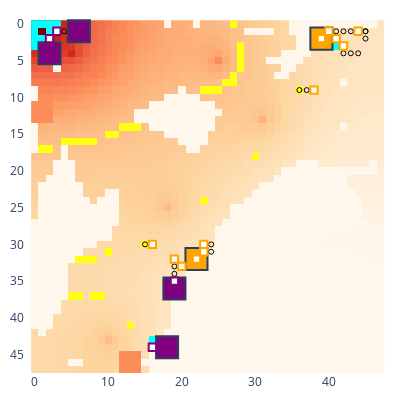

Notebook source saved alongside this figure:
### Code cell
# env.run_to_step(55)
env.run_to_step(10)
env.show()

### Figure 1 — Plotly figure (JSON) as saved in the notebook; plotly's stock layout.template omitted (floating-point values rounded to 4 significant figures; data arrays with more than 128 entries replaced by an {"elided": "..."} marker saying what was removed)
{"data": [{"colorscale": [[0, "rgb(255,247,236)"], [0.125, "rgb(254,232,200)"], [0.25, "rgb(253,212,158)"], [0.375, "rgb(253,187,132)"], [0.5, "rgb(252,141,89)"], [0.625, "rgb(239,101,72)"], [0.75, "rgb(215,48,31)"], [0.875, "rgb(179,0,0)"], [1, "rgb(127,0,0)"]], "name": "Rubble", "showscale": false, "type": "heatmap", "uid": "11_Rubble", "z": {"elided": "48x48 int values"}}, {"colorscale": [[0, "#00ffff"], [1, "#00ffff"]], "hoverinfo": "skip", "name": "Ice", "showscale": false, "type": "heatmap", "uid": "11_Ice", "z": {"elided": "48x48 int values"}}, {"colorscale": [[0, "#ffff14"], [1, "#ffff14"]], "hoverinfo": "skip", "name": "Ore", "showscale": false, "type": "heatmap", "uid": "11_Ore", "z": {"elided": "48x48 int values"}}, {"colorscale": [[0, "#15b01a"], [1, "#15b01a"]], "hoverinfo": "skip", "name": "Lichen", "showscale": false, "type": "heatmap", "uid": "11_Lichen", "z": {"elided": "48x48 null values"}}, {"customdata": [["factory_1", "player_0", 449, 0, 0, 138, 50]], "hovertemplate": "%{customdata[0]} %{customdata[1]}<br>Power: %{customdata[2]}<br>Ice: %{customdata[3]}<br>Ore: %{customdata[4]}<br>Water: %{customdata[5]}<br>Metal: %{customdata[6]}<br><extra></extra>", "name": "factory_1", "showscale": false, "type": "heatmap", "uid": "11_factory_1", "x": [18], "y": [44], "z": [1]}, {"customdata": [["factory_3", "player_0", 449, 0, 0, 138, 50]], "hovertemplate": "%{customdata[0]} %{customdata[1]}<br>Power: %{customdata[2]}<br>Ice: %{customdata[3]}<br>Ore: %{customdata[4]}<br>Water: %{customdata[5]}<br>Metal: %{customdata[6]}<br><extra></extra>", "name": "factory_3", "showscale": false, "type": "heatmap", "uid": "11_factory_3", "x": [2], "y": [4], "z": [3]}, {"customdata": [["factory_5", "player_0", 449, 0, 0, 139, 50]], "hovertemplate": "%{customdata[0]} %{customdata[1]}<br>Power: %{customdata[2]}<br>Ice: %{customdata[3]}<br>Ore: %{customdata[4]}<br>Water: %{customdata[5]}<br>Metal: %{customdata[6]}<br><extra></extra>", "name": "factory_5", "showscale": false, "type": "heatmap", "uid": "11_factory_5", "x": [6], "y": [1], "z": [5]}, {"customdata": [["factory_7", "player_0", 50, 0, 0, 138, 50]], "hovertemplate": "%{customdata[0]} %{customdata[1]}<br>Power: %{customdata[2]}<br>Ice: %{customdata[3]}<br>Ore: %{customdata[4]}<br>Water: %{customdata[5]}<br>Metal: %{customdata[6]}<br><extra></extra>", "name": "factory_7", "showscale": false, "type": "heatmap", "uid": "11_factory_7", "x": [19], "y": [36], "z": [7]}, {"customdata": [["factory_0", "player_1", 830, 0, 0, 273, 150]], "hovertemplate": "%{customdata[0]} %{customdata[1]}<br>Power: %{customdata[2]}<br>Ice: %{customdata[3]}<br>Ore: %{customdata[4]}<br>Water: %{customdata[5]}<br>Metal: %{customdata[6]}<br><extra></extra>", "name": "factory_0", "showscale": false, "type": "heatmap", "uid": "11_factory_0", "x": [39], "y": [2], "z": [0]}, {"customdata": [["factory_2", "player_1", 379, 0, 0, 293, 58]], "hovertemplate": "%{customdata[0]} %{customdata[1]}<br>Power: %{customdata[2]}<br>Ice: %{customdata[3]}<br>Ore: %{customdata[4]}<br>Water: %{customdata[5]}<br>Metal: %{customdata[6]}<br><extra></extra>", "name": "factory_2", "showscale": false, "type": "heatmap", "uid": "11_factory_2", "x": [22], "y": [32], "z": [2]}, {"customdata": [["unit_10", "player_0", "HEAVY", [16, 44], 783, 100, 0, 0, 0]], "hovertemplate": "%{customdata[0]} %{customdata[1]}<br>Type: %{customdata[2]}<br>Pos: %{customdata[3]}<br>Power: %{customdata[4]}<br>Ice: %{customdata[5]}<br>Ore: %{customdata[6]}<br>Water: %{customdata[7]}<br>Metal: %{customdata[8]}<br><extra></extra>", "name": "unit_10", "showscale": false, "type": "heatmap", "uid": "11_unit_10", "x": [16], "y": [44], "z": [10]}, {"hoverinfo": "skip", "marker": {"color": "black", "size": 5, "symbol": "circle-open"}, "mode": "markers", "name": "path", "showlegend": false, "type": "scatter", "uid": "11_path", "x": [16, 16, 16, 16, 16, 16, 16, 16, 16, 16, 16, 17, 17], "y": [44, 44, 44, 44, 44, 44, 44, 44, 44, 44, 44, 44, 44]}, {"customdata": [["unit_11", "player_0", "HEAVY", [2, 2], 709, 20, 0, 0, 0]], "hovertemplate": "%{customdata[0]} %{customdata[1]}<br>Type: %{customdata[2]}<br>Pos: %{customdata[3]}<br>Power: %{customdata[4]}<br>Ice: %{customdata[5]}<br>Ore: %{customdata[6]}<br>Water: %{customdata[7]}<br>Metal: %{customdata[8]}<br><extra></extra>", "name": "unit_11", "showscale": false, "type": "heatmap", "uid": "11_unit_11", "x": [2], "y": [2], "z": [11]}, {"hoverinfo": "skip", "marker": {"color": "black", "size": 5, "symbol": "circle-open"}, "mode": "markers", "name": "path", "showlegend": false, "type": "scatter", "uid": "11_path", "x": [2, 2, 2, 2, 2, 2, 2, 2, 2, 2, 2, 2], "y": [2, 2, 2, 2, 2, 2, 2, 2, 2, 2, 3, 3]}, {"customdata": [["unit_12", "player_0", "HEAVY", [3, 1], 672, 0, 0, 0, 0]], "hovertemplate": "%{customdata[0]} %{customdata[1]}<br>Type: %{customdata[2]}<br>Pos: %{customdata[3]}<br>Power: %{customdata[4]}<br>Ice: %{customdata[5]}<br>Ore: %{customdata[6]}<br>Water: %{customdata[7]}<br>Metal: %{customdata[8]}<br><extra></extra>", "name": "unit_12", "showscale": false, "type": "heatmap", "uid": "11_unit_12", "x": [3], "y": [1], "z": [12]}, {"hoverinfo": "skip", "marker": {"color": "black", "size": 5, "symbol": "circle-open"}, "mode": "markers", "name": "path", "showlegend": false, "type": "scatter", "uid": "11_path", "x": [3, 3, 3, 3, 3, 3, 3, 4, 5, 5], "y": [1, 1, 1, 1, 1, 1, 1, 1, 1, 1]}, {"customdata": [["unit_13", "player_0", "HEAVY", [19, 35], 1495, 0, 0, 0, 0]], "hovertemplate": "%{customdata[0]} %{customdata[1]}<br>Type: %{customdata[2]}<br>Pos: %{customdata[3]}<br>Power: %{customdata[4]}<br>Ice: %{customdata[5]}<br>Ore: %{customdata[6]}<br>Water: %{customdata[7]}<br>Metal: %{customdata[8]}<br><extra></extra>", "name": "unit_13", "showscale": false, "type": "heatmap", "uid": "11_unit_13", "x": [19], "y": [35], "z": [13]}, {"hoverinfo": "skip", "marker": {"color": "black", "size": 5, "symbol": "circle-open"}, "mode": "markers", "name": "path", "showlegend": false, "type": "scatter", "uid": "11_path", "x": [19, 19, 19, 19, 19, 19, 19, 19, 19, 19, 19, 19, 19, 19, 19, 19, 19, 19, 19], "y": [34, 33, 32, 32, 32, 32, 32, 32, 32, 32, 32, 32, 32, 32, 32, 32, 32, 32, 32]}, {"customdata": [["unit_8", "player_1", "HEAVY", [41, 2], 43, 140, 0, 0, 0]], "hovertemplate": "%{customdata[0]} %{customdata[1]}<br>Type: %{customdata[2]}<br>Pos: %{customdata[3]}<br>Power: %{customdata[4]}<br>Ice: %{customdata[5]}<br>Ore: %{customdata[6]}<br>Water: %{customdata[7]}<br>Metal: %{customdata[8]}<br><extra></extra>", "name": "unit_8", "showscale": false, "type": "heatmap", "uid": "11_unit_8", "x": [41], "y": [2], "z": [8]}, {"customdata": [["unit_9", "player_1", "HEAVY", [19, 32], 77, 120, 0, 0, 0]], "hovertemplate": "%{customdata[0]} %{customdata[1]}<br>Type: %{customdata[2]}<br>Pos: %{customdata[3]}<br>Power: %{customdata[4]}<br>Ice: %{customdata[5]}<br>Ore: %{customdata[6]}<br>Water: %{customdata[7]}<br>Metal: %{customdata[8]}<br><extra></extra>", "name": "unit_9", "showscale": false, "type": "heatmap", "uid": "11_unit_9", "x": [19], "y": [32], "z": [9]}, {"customdata": [["unit_14", "player_1", "LIGHT", [38, 9], 50, 0, 0, 0, 0]], "hovertemplate": "%{customdata[0]} %{customdata[1]}<br>Type: %{customdata[2]}<br>Pos: %{customdata[3]}<br>Power: %{customdata[4]}<br>Ice: %{customdata[5]}<br>Ore: %{customdata[6]}<br>Water: %{customdata[7]}<br>Metal: %{customdata[8]}<br><extra></extra>", "name": "unit_14", "showscale": false, "type": "heatmap", "uid": "11_unit_14", "x": [38], "y": [9], "z": [14]}, {"hoverinfo": "skip", "marker": {"color": "black", "size": 5, "symbol": "circle-open"}, "mode": "markers", "name": "path", "showlegend": false, "type": "scatter", "uid": "11_path", "x": [37, 36], "y": [9, 9]}, {"customdata": [["unit_15", "player_1", "LIGHT", [16, 30], 48, 0, 0, 0, 0]], "hovertemplate": "%{customdata[0]} %{customdata[1]}<br>Type: %{customdata[2]}<br>Pos: %{customdata[3]}<br>Power: %{customdata[4]}<br>Ice: %{customdata[5]}<br>Ore: %{customdata[6]}<br>Water: %{customdata[7]}<br>Metal: %{customdata[8]}<br><extra></extra>", "name": "unit_15", "showscale": false, "type": "heatmap", "uid": "11_unit_15", "x": [16], "y": [30], "z": [15]}, {"hoverinfo": "skip", "marker": {"color": "black", "size": 5, "symbol": "circle-open"}, "mode": "markers", "name": "path", "showlegend": false, "type": "scatter", "uid": "11_path", "x": [15], "y": [30]}, {"customdata": [["unit_16", "player_1", "LIGHT", [44, 1], 50, 0, 0, 0, 0]], "hovertemplate": "%{customdata[0]} %{customdata[1]}<br>Type: %{customdata[2]}<br>Pos: %{customdata[3]}<br>Power: %{customdata[4]}<br>Ice: %{customdata[5]}<br>Ore: %{customdata[6]}<br>Water: %{customdata[7]}<br>Metal: %{customdata[8]}<br><extra></extra>", "name": "unit_16", "showscale": false, "type": "heatmap", "uid": "11_unit_16", "x": [44], "y": [1], "z": [16]}, {"hoverinfo": "skip", "marker": {"color": "black", "size": 5, "symbol": "circle-open"}, "mode": "markers", "name": "path", "showlegend": false, "type": "scatter", "uid": "11_path", "x": [45, 45], "y": [1, 2]}, {"customdata": [["unit_17", "player_1", "LIGHT", [20, 33], 37, 0, 0, 0, 0]], "hovertemplate": "%{customdata[0]} %{customdata[1]}<br>Type: %{customdata[2]}<br>Pos: %{customdata[3]}<br>Power: %{customdata[4]}<br>Ice: %{customdata[5]}<br>Ore: %{customdata[6]}<br>Water: %{customdata[7]}<br>Metal: %{customdata[8]}<br><extra></extra>", "name": "unit_17", "showscale": false, "type": "heatmap", "uid": "11_unit_17", "x": [20], "y": [33], "z": [17]}, {"hoverinfo": "skip", "marker": {"color": "black", "size": 5, "symbol": "circle-open"}, "mode": "markers", "name": "path", "showlegend": false, "type": "scatter", "uid": "11_path", "x": [20, 20, 20, 20, 20], "y": [33, 33, 33, 33, 33]}, {"customdata": [["unit_18", "player_1", "LIGHT", [42, 3], 50, 0, 0, 0, 0]], "hovertemplate": "%{customdata[0]} %{customdata[1]}<br>Type: %{customdata[2]}<br>Pos: %{customdata[3]}<br>Power: %{customdata[4]}<br>Ice: %{customdata[5]}<br>Ore: %{customdata[6]}<br>Water: %{customdata[7]}<br>Metal: %{customdata[8]}<br><extra></extra>", "name": "unit_18", "showscale": false, "type": "heatmap", "uid": "11_unit_18", "x": [42], "y": [3], "z": [18]}, {"hoverinfo": "skip", "marker": {"color": "black", "size": 5, "symbol": "circle-open"}, "mode": "markers", "name": "path", "showlegend": false, "type": "scatter", "uid": "11_path", "x": [42, 43, 44], "y": [4, 4, 4]}, {"customdata": [["unit_19", "player_1", "LIGHT", [23, 30], 45, 0, 0, 0, 0]], "hovertemplate": "%{customdata[0]} %{customdata[1]}<br>Type: %{customdata[2]}<br>Pos: %{customdata[3]}<br>Power: %{customdata[4]}<br>Ice: %{customdata[5]}<br>Ore: %{customdata[6]}<br>Water: %{customdata[7]}<br>Metal: %{customdata[8]}<br><extra></extra>", "name": "unit_19", "showscale": false, "type": "heatmap", "uid": "11_unit_19", "x": [23], "y": [30], "z": [19]}, {"hoverinfo": "skip", "marker": {"color": "black", "size": 5, "symbol": "circle-open"}, "mode": "markers", "name": "path", "showlegend": false, "type": "scatter", "uid": "11_path", "x": [23, 23, 23, 23, 23, 23, 23], "y": [30, 30, 30, 30, 30, 30, 30]}, {"customdata": [["unit_20", "player_1", "LIGHT", [40, 1], 50, 0, 0, 0, 0]], "hovertemplate": "%{customdata[0]} %{customdata[1]}<br>Type: %{customdata[2]}<br>Pos: %{customdata[3]}<br>Power: %{customdata[4]}<br>Ice: %{customdata[5]}<br>Ore: %{customdata[6]}<br>Water: %{customdata[7]}<br>Metal: %{customdata[8]}<br><extra></extra>", "name": "unit_20", "showscale": false, "type": "heatmap", "uid": "11_unit_20", "x": [40], "y": [1], "z": [20]}, {"hoverinfo": "skip", "marker": {"color": "black", "size": 5, "symbol": "circle-open"}, "mode": "markers", "name": "path", "showlegend": false, "type": "scatter", "uid": "11_path", "x": [41, 42, 43, 44, 45], "y": [1, 1, 1, 1, 1]}, {"customdata": [["unit_21", "player_1", "HEAVY", [23, 31], 480, 0, 0, 0, 0]], "hovertemplate": "%{customdata[0]} %{customdata[1]}<br>Type: %{customdata[2]}<br>Pos: %{customdata[3]}<br>Power: %{customdata[4]}<br>Ice: %{customdata[5]}<br>Ore: %{customdata[6]}<br>Water: %{customdata[7]}<br>Metal: %{customdata[8]}<br><extra></extra>", "name": "unit_21", "showscale": false, "type": "heatmap", "uid": "11_unit_21", "x": [23], "y": [31], "z": [21]}, {"hoverinfo": "skip", "marker": {"color": "black", "size": 5, "symbol": "circle-open"}, "mode": "markers", "name": "path", "showlegend": false, "type": "scatter", "uid": "11_path", "x": [24, 24], "y": [31, 30]}, {"customdata": [["unit_22", "player_1", "LIGHT", [39, 2], 51, 0, 0, 0, 0]], "hovertemplate": "%{customdata[0]} %{customdata[1]}<br>Type: %{customdata[2]}<br>Pos: %{customdata[3]}<br>Power: %{customdata[4]}<br>Ice: %{customdata[5]}<br>Ore: %{customdata[6]}<br>Water: %{customdata[7]}<br>Metal: %{customdata[8]}<br><extra></extra>", "name": "unit_22", "showscale": false, "type": "heatmap", "uid": "11_unit_22", "x": [39], "y": [2], "z": [22]}, {"customdata": [["unit_23", "player_1", "LIGHT", [22, 32], 51, 0, 0, 0, 0]], "hovertemplate": "%{customdata[0]} %{customdata[1]}<br>Type: %{customdata[2]}<br>Pos: %{customdata[3]}<br>Power: %{customdata[4]}<br>Ice: %{customdata[5]}<br>Ore: %{customdata[6]}<br>Water: %{customdata[7]}<br>Metal: %{customdata[8]}<br><extra></extra>", "name": "unit_23", "showscale": false, "type": "heatmap", "uid": "11_unit_23", "x": [22], "y": [32], "z": [23]}], "layout": {"coloraxis": {"showscale": false}, "height": 400, "margin": {"b": 10, "l": 10, "r": 10, "t": 10}, "plot_bgcolor": "rgba(0, 0, 0, 0)", "shapes": [{"fillcolor": "purple", "name": "factory_1", "type": "rect", "x0": 16.5, "x1": 19.5, "y0": 42.5, "y1": 45.5}, {"fillcolor": "purple", "name": "factory_3", "type": "rect", "x0": 0.5, "x1": 3.5, "y0": 2.5, "y1": 5.5}, {"fillcolor": "purple", "name": "factory_5", "type": "rect", "x0": 4.5, "x1": 7.5, "y0": -0.5, "y1": 2.5}, {"fillcolor": "purple", "name": "factory_7", "type": "rect", "x0": 17.5, "x1": 20.5, "y0": 34.5, "y1": 37.5}, {"fillcolor": "orange", "name": "factory_0", "type": "rect", "x0": 37.5, "x1": 40.5, "y0": 0.5, "y1": 3.5}, {"fillcolor": "orange", "name": "factory_2", "type": "rect", "x0": 20.5, "x1": 23.5, "y0": 30.5, "y1": 33.5}, {"fillcolor": "white", "line": {"color": "purple"}, "name": "unit_10", "type": "rect", "x0": 15.5, "x1": 16.5, "y0": 43.5, "y1": 44.5}, {"fillcolor": "white", "line": {"color": "purple"}, "name": "unit_11", "type": "rect", "x0": 1.5, "x1": 2.5, "y0": 1.5, "y1": 2.5}, {"fillcolor": "white", "line": {"color": "purple"}, "name": "unit_12", "type": "rect", "x0": 2.5, "x1": 3.5, "y0": 0.5, "y1": 1.5}, {"fillcolor": "white", "line": {"color": "purple"}, "name": "unit_13", "type": "rect", "x0": 18.5, "x1": 19.5, "y0": 34.5, "y1": 35.5}, {"fillcolor": "white", "line": {"color": "orange"}, "name": "unit_8", "type": "rect", "x0": 40.5, "x1": 41.5, "y0": 1.5, "y1": 2.5}, {"fillcolor": "white", "line": {"color": "orange"}, "name": "unit_9", "type": "rect", "x0": 18.5, "x1": 19.5, "y0": 31.5, "y1": 32.5}, {"fillcolor": "white", "line": {"color": "orange"}, "name": "unit_14", "type": "rect", "x0": 37.5, "x1": 38.5, "y0": 8.5, "y1": 9.5}, {"fillcolor": "white", "line": {"color": "orange"}, "name": "unit_15", "type": "rect", "x0": 15.5, "x1": 16.5, "y0": 29.5, "y1": 30.5}, {"fillcolor": "white", "line": {"color": "orange"}, "name": "unit_16", "type": "rect", "x0": 43.5, "x1": 44.5, "y0": 0.5, "y1": 1.5}, {"fillcolor": "white", "line": {"color": "orange"}, "name": "unit_17", "type": "rect", "x0": 19.5, "x1": 20.5, "y0": 32.5, "y1": 33.5}, {"fillcolor": "white", "line": {"color": "orange"}, "name": "unit_18", "type": "rect", "x0": 41.5, "x1": 42.5, "y0": 2.5, "y1": 3.5}, {"fillcolor": "white", "line": {"color": "orange"}, "name": "unit_19", "type": "rect", "x0": 22.5, "x1": 23.5, "y0": 29.5, "y1": 30.5}, {"fillcolor": "white", "line": {"color": "orange"}, "name": "unit_20", "type": "rect", "x0": 39.5, "x1": 40.5, "y0": 0.5, "y1": 1.5}, {"fillcolor": "white", "line": {"color": "orange"}, "name": "unit_21", "type": "rect", "x0": 22.5, "x1": 23.5, "y0": 30.5, "y1": 31.5}, {"fillcolor": "white", "line": {"color": "orange"}, "name": "unit_22", "type": "rect", "x0": 38.5, "x1": 39.5, "y0": 1.5, "y1": 2.5}, {"fillcolor": "white", "line": {"color": "orange"}, "name": "unit_23", "type": "rect", "x0": 21.5, "x1": 22.5, "y0": 31.5, "y1": 32.5}], "width": 400, "xaxis": {"autorange": true, "domain": [0, 1], "range": [-1.197, 48.2], "type": "linear"}, "yaxis": {"autorange": true, "domain": [0, 1], "range": [47.5, -1.894], "scaleanchor": "x", "type": "linear"}}}
